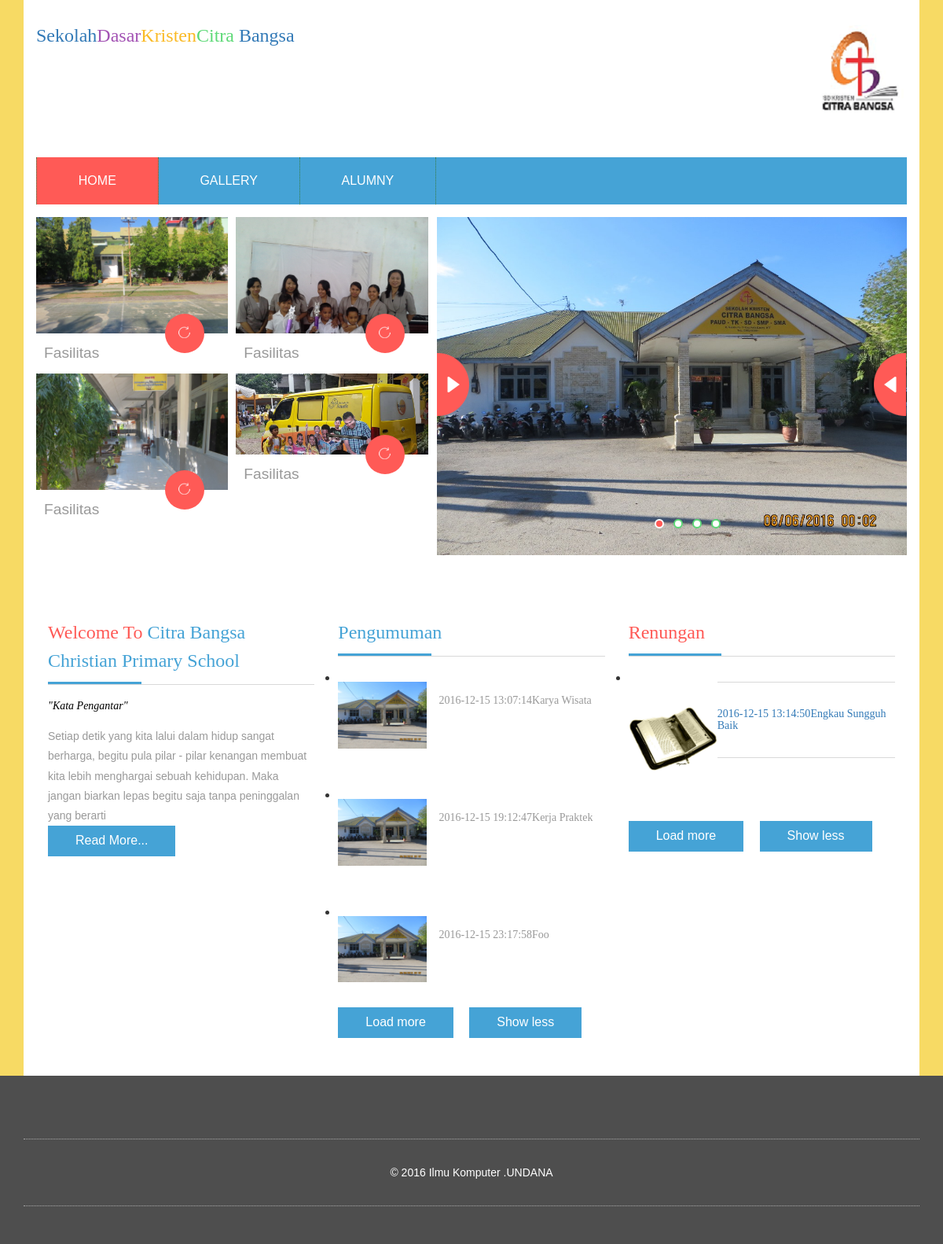
Screenshot of /user/index1.php with the database file from the repository.
### tables this page shows
CREATE TABLE IF NOT EXISTS `tbl_informasi` (
  `id_informasi` int(23) NOT NULL AUTO_INCREMENT,
  `judul` text NOT NULL,
  `tanggal` timestamp NOT NULL DEFAULT CURRENT_TIMESTAMP,
  `isi` text,
  `id_admin` int(23) NOT NULL,
  PRIMARY KEY (`id_informasi`),
  KEY `id_admin` (`id_admin`)
);

CREATE TABLE IF NOT EXISTS `tbl_renungan` (
  `id_renungan` int(23) NOT NULL AUTO_INCREMENT,
  `judul_ren` text NOT NULL,
  `tanggal_ren` timestamp NOT NULL DEFAULT CURRENT_TIMESTAMP,
  `isi_ren` text NOT NULL,
  `id_admin` int(23) NOT NULL,
  PRIMARY KEY (`id_renungan`),
  KEY `id_admin` (`id_admin`)
);

### user/index1.php (the view, shortened to what this page needs)
<!DOCTYPE html>
<html>
<head>
<link href="css/bootstrap.css" rel="stylesheet" type="text/css" media="all" />
<link href="css/style.css" rel="stylesheet" type="text/css" media="all" />
<link rel="stylesheet" href="css/flexslider.css" type="text/css" media="screen" />
</head>
<body>
	<div class="body-content">
		<div class="container">
			<div class="body-content1">
				<div class="logo-search">
					<div class="logo">
						<h3><a href="index.html">Sekolah<span class="color">Dasar</span><span class="color1">Kristen</span><span class="color2">Citra</span> <span>Bangsa</span></a></h3>
					</div>
					<div class="clearfix" align= "right"> <img src= "images/15.png"> </div>
				</div>
				<div class="navigation">
					<nav class="navbar navbar-default">
						<div class="collapse navbar-collapse nav-wil" id="bs-example-navbar-collapse-1">
							<nav class="stroke">
								<ul class="nav navbar-nav">
									<li class="active"><a href="index1.php">Home</a></li>
									<li><a href="gallery.php" class="hvr-rectangle-out">Gallery</a></li>
									<li><a href="Alumny.php" class="hvr-rectangle-out">Alumny</a></li>
								</ul>
							</nav>
						</div>
					</nav>
				</div>
				<div class="banner">
					<div class="banner-grids">
						<div class="banner-left">
							<div class="banner-left1">
								<div class="banner-left1-grid">
									<img src="images/sekola2.jpg" alt=" " class="img-responsive" />
									<div class="banner-info">
										<a class="read-more" href="single.html"><i></i></a>
										<h3>
											<a>
												Fasilitas
											</a>
										</h3>
									</div>
								</div>
								<div class="banner-left1-grid">
									<img src="foto/10.jpg" alt=" " class="img-responsive" />
									<div class="banner-info">
										<a class="read-more" href="single.html"><i></i></a>
										<h3>
											<a >
												Fasilitas
											</a>
										</h3>
									</div>
								</div>
							</div>
							<div class="banner-left2">
								<div class="banner-left1-grid">
									<img src="foto/20150309_090610.jpg" alt=" " class="img-responsive" />
									<div class="banner-info">
										<a class="read-more" href="single.html"><i></i></a>
										<h3>
											<a >
												Fasilitas
											</a>
										</h3>
									</div>
								</div>
								<div class="banner-left1-grid">
									<img src="foto/10267765_10154183502170604_6276627093051970782_n.jpg" alt=" " class="img-responsive" />
									<div class="banner-info">
										<a class="read-more" href="single.html"><i></i></a>
										<h3>
											<a >
												Fasilitas
											</a>
										</h3>
									</div>
								</div>
							</div>
							<div class="clearfix"> </div>
						</div>
						<div class="banner-right">
							<section class="slider">
								<div class="flexslider">
									<ul class="slides">
										<li>
											<div class="services-grid-right-grid1">
											</div>
										</li>
									</ul>
								</div>
							</section>
						</div>
					</div>
				</div>
				<div class="banner-bottom">
					<div class="banner-bottom-grids">
						<div class="col-md-4 banner-bottom-grid">
							<h3>Welcome To <span>Citra Bangsa Christian Primary School</span></h3>
							<h2><i>"Kata Pengantar"</i></h2>
							<p>Setiap detik yang kita lalui dalam hidup sangat berharga, begitu pula pilar - pilar kenangan membuat kita lebih menghargai sebuah kehidupan. Maka jangan biarkan lepas begitu saja tanpa peninggalan yang berarti</p>
							<div class="more">
								<a href="sekolah.php" class="hvr-rectangle-out">Read More...</a>
							</div>
						</div>
						<div class="col-md-4 banner-bottom-grid">
							<h3><span>Pengumuman</span></h3>
							<div class="load_more">
								<ul id="myList1">
									<?php
										$mysqli = new mysqli('127.0.0.1', 'root', '', 'citrabangsa');
										$qstr = "SELECT * FROM tbl_informasi";
										$result = $mysqli->query($qstr);
										if ($result && $result->num_rows !== 0) {
											for ($i = 0; $i < $result->num_rows; $i++) {
												$pengumuman = $result->fetch_array();
												$jud = $pengumuman['tanggal'];
												echo '<li>' .
													'<div class="l_g">' .
														'<div class="banner-bottom-grid1">' .
															'<div class="col-xs-4 banner-bottom-grid-left">' .
																'<img src="foto/2.jpg" alt=" "  class="img-responsive" />' .
															'</div> ' .
															'<div class="col-xs-8 banner-bottom-grid-left">' .
																'<td><h4><a href="pengumuman.php?tanggal=' . $jud . '">' .
																	'<td>' . $pengumuman["tanggal"] . '</td>' .
																	'<td>' . $pengumuman["judul"] . '</td>' .
																'</a></h4></td>' .
															'</div>' .
															'<div class="clearfix"> </div>' .
														'</div>' .
													'</div>' .
												'</li>';
											}
										}
									?>
								</ul>
									<div class="foo" id="loadMore1" class="hvr-rectangle-out">Load more</div>
									<div class="foo" id="showLess1" class="hvr-rectangle-out">Show less</div>
							</div>
						</div>
							<div class="col-md-4 banner-bottom-grid">
							<h3>Renungan</h3>
								<div class = "loadMore">
								<ul id="myList2">
								<?php
								$mysqli = new mysqli('127.0.0.1', 'root', '', 'citrabangsa');
										$qstr = "SELECT * FROM tbl_renungan";
										$result = $mysqli->query($qstr);
										if ($result && $result->num_rows !== 0) {
											for ($i = 0; $i < $result->num_rows; $i++) {
												$pengumuman = $result->fetch_array();
												$jud = $pengumuman['tanggal_ren'];
												echo '<li>' .
									'<div class="l_g">' .
									'<div class="banner-bottom-grid1">' .
									'<div class="col-xs-4 banner-bottom-grid1">'.
										'<img src="foto/alkitab.jpg" alt=" " class="img-responsive" />'.
									'</div>'.
											'<div class=" col-xs-8 banner-bottom-grid1">'.
											'<td><h5><a href="renungan.php?tanggal_ren=' . $jud . '">' .
											'<td>' . $pengumuman["tanggal_ren"] . '</td>' .
											'<td>' . $pengumuman["judul_ren"] . '</td>' .
											'</h5></a></td>'.
											'</div>'.
												'<div class="clearfix"> </div>' .
												'</div>'.
										'</div></li>' ;
											}
										}
								?>
								</ul>
								<div class="foo" id="loadMore2" class="hvr-rectangle-out">Load more</div>
								<div class="foo" id="showLess2" class="hvr-rectangle-out">Show less</div>
								</div>
							</div>
						</div>
						<div class="clearfix"> </div>
					</div>
				</div>
			</div>
		</div>
	<div class="footer">
		<div class="container">
			<div class="footer-copy">
				<p>&copy 2016 Ilmu Komputer .UNDANA</a></p>
			</div>
		</div>
	</div>
</body>
</html>

### user/css/flexslider.css (style rules this page uses)
.slides, .flex-control-nav, .flex-direction-nav { margin: 0; padding: 0; list-style: none; }
.flexslider .slides > li { display: none; -webkit-backface-visibility: hidden; }
.slides:after { content: "."; display: block; clear: both; visibility: hidden; line-height: 0; height: 0; }
.flexslider { border: 0px; position: relative; zoom: 1; overflow: hidden; }
.flexslider .slides { zoom: 1; }

### rows the page displays
tbl_informasi: tanggal "2016-12-15 13:07:14", judul "Karya Wisata"
tbl_informasi: tanggal "2016-12-15 19:12:47", judul "Kerja Praktek"
tbl_informasi: tanggal "2016-12-15 23:17:58", judul "Foo"
tbl_renungan: tanggal_ren "2016-12-15 13:14:50", judul_ren "Engkau Sungguh Baik"
